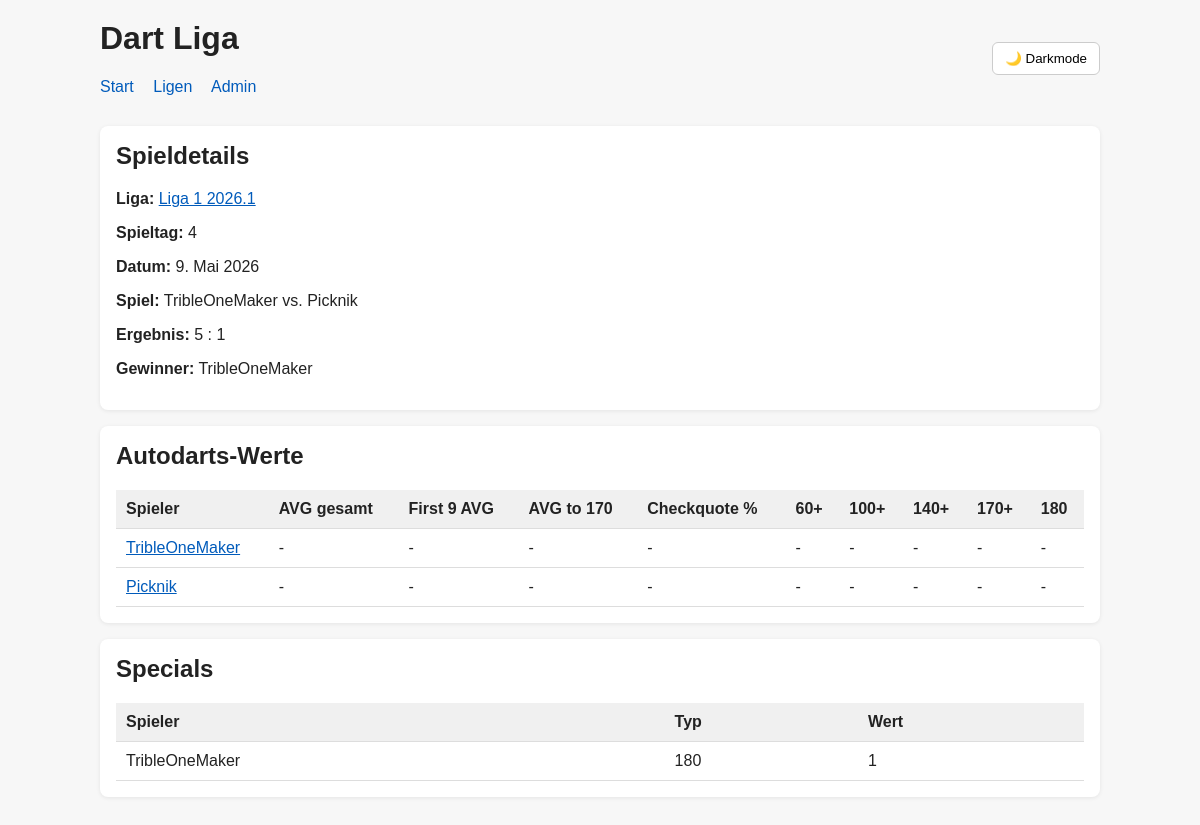
The page /spiele/39/ on the database as committed earlier.
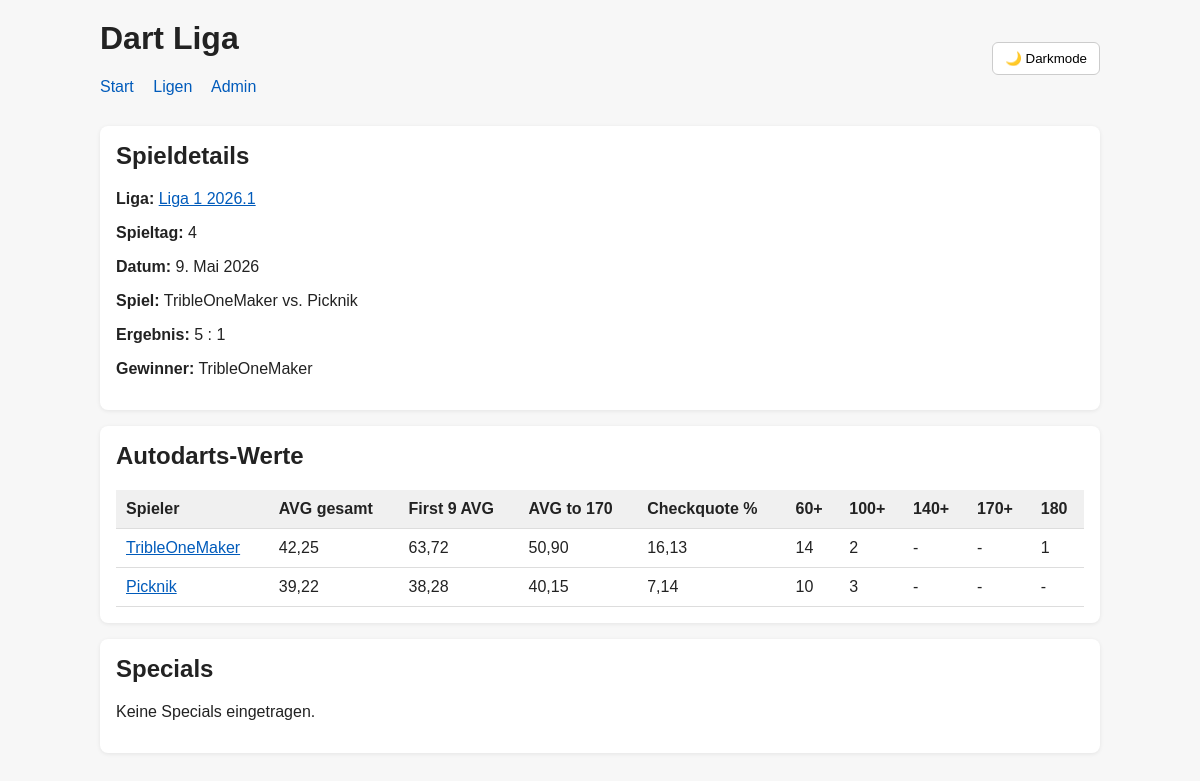
The same page on the database as committed later.
### players/models.py (models this page shows, shortened)
class Player(models.Model):
    discord_name = models.CharField(
        max_length=100,
        unique=True,
        verbose_name="Discord Name"
    )
    autodarts_name = models.CharField(
        max_length=100,
        unique=True,
        verbose_name="Autodarts Name"
    )
    display_name = models.CharField(max_length=150, blank=True)
    is_active = models.BooleanField(default=True, verbose_name="Spieler aktiv")
    is_blocked = models.BooleanField(default=False, verbose_name="Spieler gesperrt")
    class Meta:
        ordering = ["display_name"]
        verbose_name = "Spieler"
        verbose_name_plural = "Spieler"
    def __str__(self):
        return self.display_name or f"{self.discord_name} / {self.autodarts_name}"

### matches/models.py (models this page shows, shortened)
class MatchSpecial(models.Model):
    class SpecialType(models.TextChoices):
        MAX_180 = "180", "180"
        HIGHFINISH = "highfinish", "Highfinish"
    match = models.ForeignKey(
        Match,
        on_delete=models.CASCADE,
        related_name="specials"
    )
    player = models.ForeignKey(
        "players.Player",
        on_delete=models.CASCADE,
        related_name="match_specials"
    )
    special_type = models.CharField(
        max_length=20,
        choices=SpecialType.choices
    )
    value = models.PositiveIntegerField()
    created_at = models.DateTimeField(auto_now_add=True)
    class Meta:
        ordering = ["match", "id"]

class MatchPlayerStat(models.Model):
    match = models.ForeignKey(
        Match,
        on_delete=models.CASCADE,
        related_name="player_stats"
    )
    player = models.ForeignKey(
        "players.Player",
        on_delete=models.CASCADE,
        related_name="match_stats"
    )
    avg_total = models.DecimalField(
        max_digits=6,
        decimal_places=2,
        null=True,
        blank=True,
        verbose_name="AVG gesamt"
    )
    avg_first9 = models.DecimalField(
        max_digits=6,
        decimal_places=2,
        null=True,
        blank=True,
        verbose_name="First 9 AVG"
    )
    avg_to_170 = models.DecimalField(
        max_digits=6,
        decimal_places=2,
        null=True,
        blank=True,
        verbose_name="AVG to 170"
    )
    checkout_percent = models.DecimalField(
        max_digits=6,
        decimal_places=2,
        null=True,
        blank=True,
        verbose_name="Checkquote %"
    )
    throws_60_plus = models.IntegerField(
        null=True,
        blank=True,
        verbose_name="60+"
    )
    throws_100_plus = models.IntegerField(
        null=True,
        blank=True,
        verbose_name="100+"
    )
    throws_140_plus = models.IntegerField(
        null=True,
        blank=True,
        verbose_name="140+"
    )
    throws_170_plus = models.IntegerField(
        null=True,
        blank=True,
        verbose_name="170+"
    )
    throws_180 = models.IntegerField(
        null=True,
        blank=True,
        verbose_name="180"
    )
    class Meta:
        ordering = ["match", "player__display_name"]
        unique_together = ["match", "player"]
        verbose_name = "Spieler-Statistik"
        verbose_name_plural = "Spieler-Statistiken"

### public/views.py (the view)
# urls.py: path("spiele/<int:match_id>/", views.match_detail, name="match_detail"),
def match_detail(request, match_id):
    match = get_object_or_404(
        Match.objects.select_related(
            "matchday__league__season",
            "matchday__league__tier",
            "player1",
            "player2",
            "winner",
        ).prefetch_related(
            "player_stats__player",
            "specials__player",
        ),
        id=match_id,
    )
    stats_by_player_id = {
        stat.player_id: stat
        for stat in match.player_stats.all()
    }
    player_rows = []
    for player in [match.player1, match.player2]:
        player_rows.append({
            "player": player,
            "stat": stats_by_player_id.get(player.id),
        })
    context = {
        "match": match,
        "league": match.matchday.league,
        "player_rows": player_rows,
        "specials": match.specials.all(),
    }
    return render(request, "public/match_detail.html", context)

### templates/public/match_detail.html (shortened to what this page needs)
{% extends "public/base.html" %}
{% block content %}
<div class="card">
    <h2>Spieldetails</h2>
    <p><strong>Liga:</strong> <a href="{% url 'league_detail' league.id %}">{{ league.name }}</a></p>
    <p><strong>Spieltag:</strong> {{ match.matchday.number }}</p>
    {% if match.matchday.date %}<p><strong>Datum:</strong> {{ match.matchday.date }}</p>{% endif %}
    <p><strong>Spiel:</strong> {{ match.player1 }} vs. {{ match.player2 }}</p>
    <p><strong>Ergebnis:</strong> {{ match.player1_legs }} : {{ match.player2_legs }}</p>
    <p><strong>Gewinner:</strong> {% if match.winner %}{{ match.winner }}{% else %}-{% endif %}</p>
</div>
<div class="card">
    <h2>Autodarts-Werte</h2>
    <table>
        <thead>
            <tr>
                <th>Spieler</th>
                <th>AVG gesamt</th>
                <th>First 9 AVG</th>
                <th>AVG to 170</th>
                <th>Checkquote %</th>
                <th>60+</th>
                <th>100+</th>
                <th>140+</th>
                <th>170+</th>
                <th>180</th>
            </tr>
        </thead>
        <tbody>
            {% for row in player_rows %}
                <tr>
                    <td><a href="{% url 'player_detail' row.player.id %}">{{ row.player.display_name }}</a></td>
                    {% if row.stat %}
                        <td>{% if row.stat.avg_total != None %}{{ row.stat.avg_total }}{% else %}-{% endif %}</td>
                        <td>{% if row.stat.avg_first9 != None %}{{ row.stat.avg_first9 }}{% else %}-{% endif %}</td>
                        <td>{% if row.stat.avg_to_170 != None %}{{ row.stat.avg_to_170 }}{% else %}-{% endif %}</td>
                        <td>{% if row.stat.checkout_percent != None %}{{ row.stat.checkout_percent }}{% else %}-{% endif %}</td>
                        <td>{% if row.stat.throws_60_plus != None %}{{ row.stat.throws_60_plus }}{% else %}-{% endif %}</td>
                        <td>{% if row.stat.throws_100_plus != None %}{{ row.stat.throws_100_plus }}{% else %}-{% endif %}</td>
                        <td>{% if row.stat.throws_140_plus != None %}{{ row.stat.throws_140_plus }}{% else %}-{% endif %}</td>
                        <td>{% if row.stat.throws_170_plus != None %}{{ row.stat.throws_170_plus }}{% else %}-{% endif %}</td>
                        <td>{% if row.stat.throws_180 != None %}{{ row.stat.throws_180 }}{% else %}-{% endif %}</td>
                    {% else %}
                        <td>-</td>
                        <td>-</td>
                        <td>-</td>
                        <td>-</td>
                        <td>-</td>
                        <td>-</td>
                        <td>-</td>
                        <td>-</td>
                        <td>-</td>
                    {% endif %}
                </tr>
            {% endfor %}
        </tbody>
    </table>
</div>
<div class="card">
    <h2>Specials</h2>
    {% if specials %}
        <table>
            <thead>
                <tr>
                    <th>Spieler</th>
                    <th>Typ</th>
                    <th>Wert</th>
                </tr>
            </thead>
            <tbody>
                {% for special in specials %}
                    <tr>
                        <td>{{ special.player.display_name }}</td>
                        <td>{{ special.get_special_type_display }}</td>
                        <td>{{ special.value }}</td>
                    </tr>
                {% endfor %}
            </tbody>
        </table>
    {% else %}
        <p>Keine Specials eingetragen.</p>
    {% endif %}
</div>
{% endblock %}

Rows that differ between the two databases and show on the page:
removed MatchSpecial: player.display_name "TribleOneMaker", special_type "180", value "1"
shown differently, row unchanged: Player "TribleOneMaker": stat.avg_total (not shown) → "42,25"; stat.avg_first9 (not shown) → "63,72"; stat.avg_to_170 (not shown) → "50,90"; stat.checkout_percent (not shown) → "16,13"; stat.throws_60_plus (not shown) → "14"; stat.throws_100_plus (not shown) → "2"; stat.throws_180 (not shown) → "1"
shown differently, row unchanged: Player "Picknik": stat.avg_total (not shown) → "39,22"; stat.avg_first9 (not shown) → "38,28"; stat.avg_to_170 (not shown) → "40,15"; stat.checkout_percent (not shown) → "7,14"; stat.throws_60_plus (not shown) → "10"; stat.throws_100_plus (not shown) → "3"
Other text that changed with them:
text no longer shown: "Spieler Typ Wert"
text now shown: "Keine Specials eingetragen."
